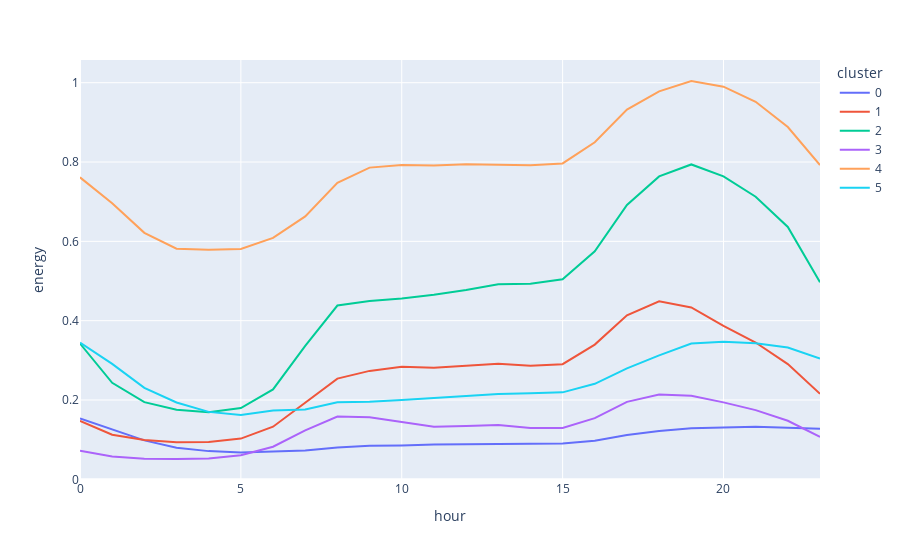

This figure's notebook cell:
### Code cell
var = 'cluster'
d = data.groupby([var, 'hour'])['energy'].mean().reset_index()
fig = px.line(d, x="hour", y="energy", color=var)
fig.show()

### Figure 1 — Plotly figure (JSON) as saved in the notebook; plotly's stock layout.template omitted (floating-point values rounded to 4 significant figures)
{"data": [{"hoverlabel": {"namelength": 0}, "hovertemplate": "cluster=0<br>hour=%{x}<br>energy=%{y}", "legendgroup": "0", "line": {"color": "#636efa", "dash": "solid"}, "mode": "lines", "name": "0", "showlegend": true, "type": "scatter", "x": [0, 1, 2, 3, 4, 5, 6, 7, 8, 9, 10, 11, 12, 13, 14, 15, 16, 17, 18, 19, 20, 21, 22, 23], "xaxis": "x", "y": [0.1534, 0.1256, 0.09828, 0.07968, 0.07113, 0.06749, 0.07073, 0.07286, 0.08044, 0.08445, 0.08551, 0.08814, 0.08822, 0.08997, 0.08999, 0.09008, 0.09729, 0.1117, 0.122, 0.1286, 0.1314, 0.1327, 0.1302, 0.1274], "yaxis": "y"}, {"hoverlabel": {"namelength": 0}, "hovertemplate": "cluster=1<br>hour=%{x}<br>energy=%{y}", "legendgroup": "1", "line": {"color": "#EF553B", "dash": "solid"}, "mode": "lines", "name": "1", "showlegend": true, "type": "scatter", "x": [0, 1, 2, 3, 4, 5, 6, 7, 8, 9, 10, 11, 12, 13, 14, 15, 16, 17, 18, 19, 20, 21, 22, 23], "xaxis": "x", "y": [0.1475, 0.1123, 0.09925, 0.09344, 0.09412, 0.1027, 0.1327, 0.1938, 0.2539, 0.2734, 0.2836, 0.2815, 0.2868, 0.2912, 0.2862, 0.2904, 0.3397, 0.4134, 0.4488, 0.4334, 0.3868, 0.3449, 0.2906, 0.2158], "yaxis": "y"}, {"hoverlabel": {"namelength": 0}, "hovertemplate": "cluster=2<br>hour=%{x}<br>energy=%{y}", "legendgroup": "2", "line": {"color": "#00cc96", "dash": "solid"}, "mode": "lines", "name": "2", "showlegend": true, "type": "scatter", "x": [0, 1, 2, 3, 4, 5, 6, 7, 8, 9, 10, 11, 12, 13, 14, 15, 16, 17, 18, 19, 20, 21, 22, 23], "xaxis": "x", "y": [0.3424, 0.2433, 0.1946, 0.1754, 0.169, 0.1797, 0.2267, 0.3367, 0.4382, 0.4495, 0.4561, 0.4653, 0.4772, 0.4916, 0.4931, 0.5042, 0.5749, 0.6917, 0.7637, 0.7939, 0.7639, 0.7124, 0.6363, 0.4966], "yaxis": "y"}, {"hoverlabel": {"namelength": 0}, "hovertemplate": "cluster=3<br>hour=%{x}<br>energy=%{y}", "legendgroup": "3", "line": {"color": "#ab63fa", "dash": "solid"}, "mode": "lines", "name": "3", "showlegend": true, "type": "scatter", "x": [0, 1, 2, 3, 4, 5, 6, 7, 8, 9, 10, 11, 12, 13, 14, 15, 16, 17, 18, 19, 20, 21, 22, 23], "xaxis": "x", "y": [0.07189, 0.05733, 0.05203, 0.05127, 0.05261, 0.06076, 0.08229, 0.1234, 0.1581, 0.1564, 0.1443, 0.1329, 0.1342, 0.137, 0.1292, 0.1296, 0.1542, 0.1953, 0.214, 0.2109, 0.194, 0.1745, 0.1477, 0.1069], "yaxis": "y"}, {"hoverlabel": {"namelength": 0}, "hovertemplate": "cluster=4<br>hour=%{x}<br>energy=%{y}", "legendgroup": "4", "line": {"color": "#FFA15A", "dash": "solid"}, "mode": "lines", "name": "4", "showlegend": true, "type": "scatter", "x": [0, 1, 2, 3, 4, 5, 6, 7, 8, 9, 10, 11, 12, 13, 14, 15, 16, 17, 18, 19, 20, 21, 22, 23], "xaxis": "x", "y": [0.7613, 0.6961, 0.6215, 0.5815, 0.5785, 0.5807, 0.6087, 0.663, 0.7474, 0.7859, 0.7928, 0.7913, 0.7947, 0.7932, 0.7917, 0.7965, 0.8499, 0.932, 0.9782, 1.004, 0.9899, 0.9519, 0.8883, 0.7924], "yaxis": "y"}, {"hoverlabel": {"namelength": 0}, "hovertemplate": "cluster=5<br>hour=%{x}<br>energy=%{y}", "legendgroup": "5", "line": {"color": "#19d3f3", "dash": "solid"}, "mode": "lines", "name": "5", "showlegend": true, "type": "scatter", "x": [0, 1, 2, 3, 4, 5, 6, 7, 8, 9, 10, 11, 12, 13, 14, 15, 16, 17, 18, 19, 20, 21, 22, 23], "xaxis": "x", "y": [0.3446, 0.2912, 0.2307, 0.1939, 0.1701, 0.1621, 0.1738, 0.1759, 0.1944, 0.1955, 0.2002, 0.2054, 0.2111, 0.2152, 0.2172, 0.2193, 0.2409, 0.2797, 0.3127, 0.3423, 0.3469, 0.3432, 0.3322, 0.3045], "yaxis": "y"}], "layout": {"legend": {"title": {"text": "cluster"}, "tracegroupgap": 0}, "margin": {"t": 60}, "xaxis": {"anchor": "y", "domain": [0, 1], "title": {"text": "hour"}}, "yaxis": {"anchor": "x", "domain": [0, 1], "title": {"text": "energy"}}}}
